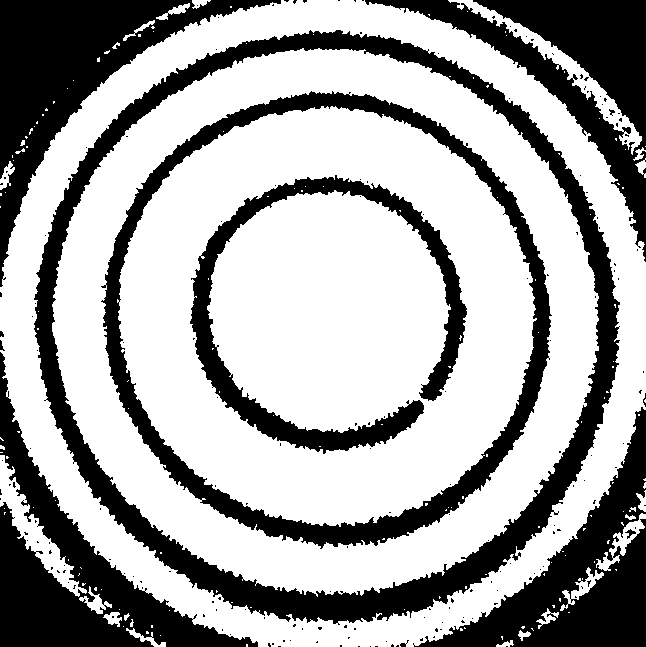
#> input picture picture/test_1.png, 646 x 647 px, found by its file name
$ python skeleton.py
#> lines starting #> are read from the running program, lines starting #| are printed output that depends on the picture; after the words box and inside, x2 and y2 are one past the last pixel; in counts of white or black regions, pixels touching at a corner belong together
import cv2                                        # pass  太慢了
import numpy as np

im = cv2.imread('E:\\Python\\OpenCV_StudyNotes\\picture\\test_1.png', cv2.IMREAD_GRAYSCALE)
#> im: shape (647, 646); 64.6% white; 184 black regions (173 under 20 px), largest, box (x1, y1, x2, y2) and area: (34, 30, 620, 625) 36125, (101, 91, 552, 549) 21964, (0, 0, 281, 287) 20783
thresh, im = cv2.threshold(im, 0, 255, cv2.THRESH_BINARY + cv2.THRESH_OTSU)
#> thresh = 0
cv2.imshow('binary.png', im)  # 控制背景为黑色
dst = im.copy()

num_erode = 0

while (True):
    if np.sum(dst) == 0:
        break
    kernel = cv2.getStructuringElement(cv2.MORPH_CROSS, (3, 3))
    dst = cv2.erode(dst, kernel)
    num_erode = num_erode + 1
#> this loop made 120 passes
#> pass 1, `dst = cv2.erode(dst, kernel)`:
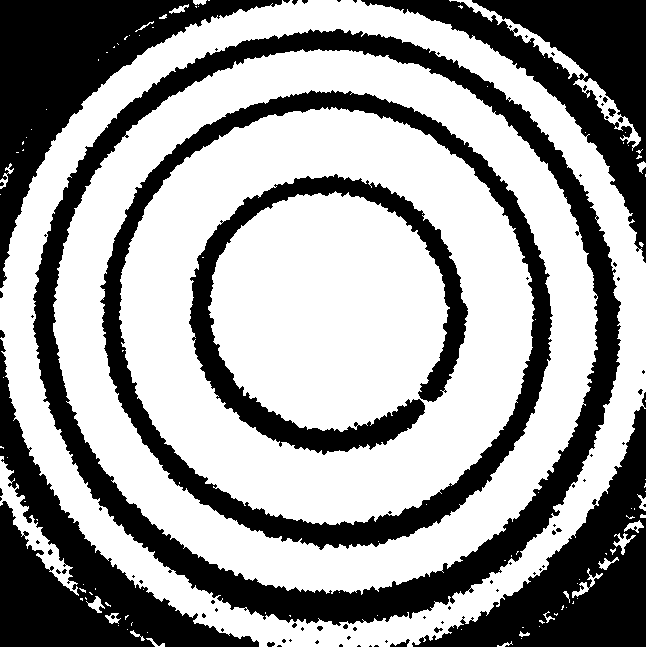
#> dst: shape (647, 646); 60.9% white; 84 black regions (71 under 20 px), largest, box (x1, y1, x2, y2) and area: (33, 29, 621, 626) 40681, (100, 90, 553, 550) 25115, (0, 0, 282, 288) 21705
#> pass 3, `dst = cv2.erode(dst, kernel)`:
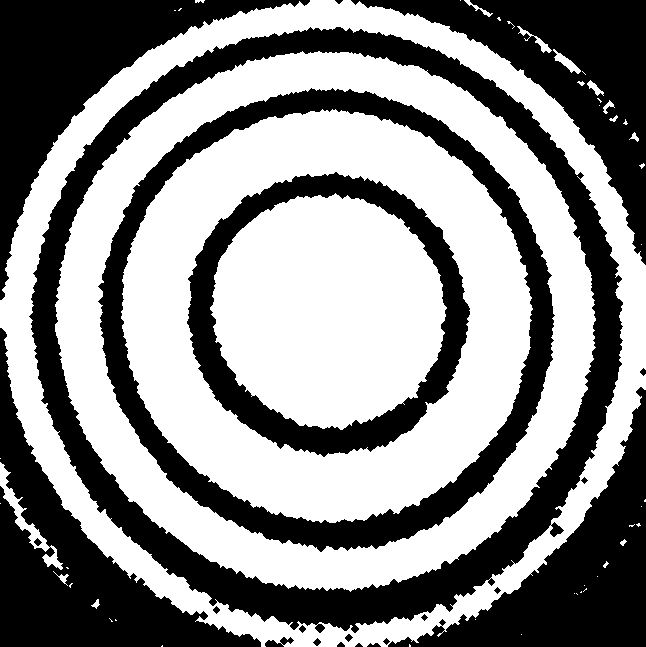
#> dst: shape (647, 646); 54.9% white; 22 black regions, largest, box (x1, y1, x2, y2) and area: (29, 27, 623, 633) 48866, (98, 88, 555, 552) 30595, (0, 328, 261, 647) 23419
#> after the loop: dst: shape (647, 646); every value is 0
#> after the loop, num_erode = 119

skeleton = np.zeros(dst.shape, np.uint8)

for x in range(num_erode):
    kernel = cv2.getStructuringElement(cv2.MORPH_CROSS, (3, 3))
    dst = cv2.erode(im, kernel, None, None, x)
    open_dst = cv2.morphologyEx(dst, cv2.MORPH_OPEN, kernel)
    result = dst - open_dst
    skeleton = skeleton + result
    cv2.waitKey(1000)
#> this loop made 119 passes
#> pass 1, `open_dst = cv2.morphologyEx(dst, cv2.MORPH_OPEN, kernel)`:
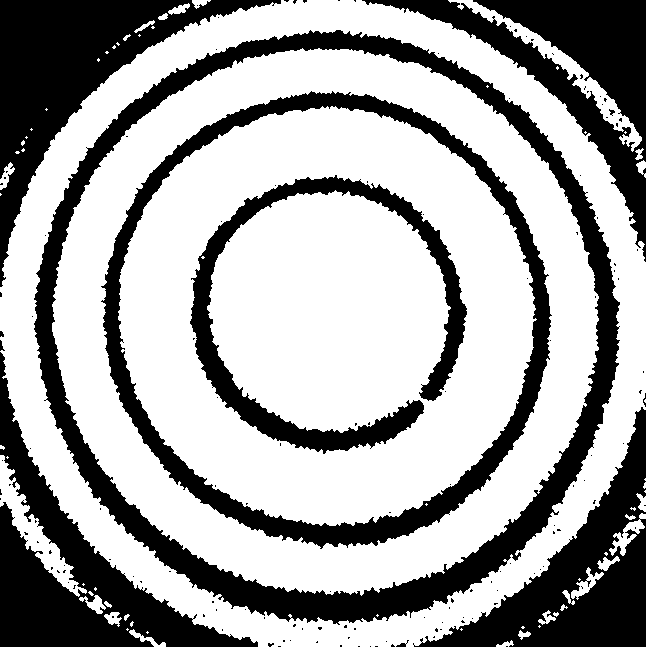
#> open_dst: shape (647, 646); 64.2% white; 145 black regions (135 under 20 px), largest, box (x1, y1, x2, y2) and area: (34, 30, 620, 625) 36616, (101, 91, 552, 549) 22267, (0, 0, 281, 287) 20940
#> pass 1, `result = dst - open_dst`:
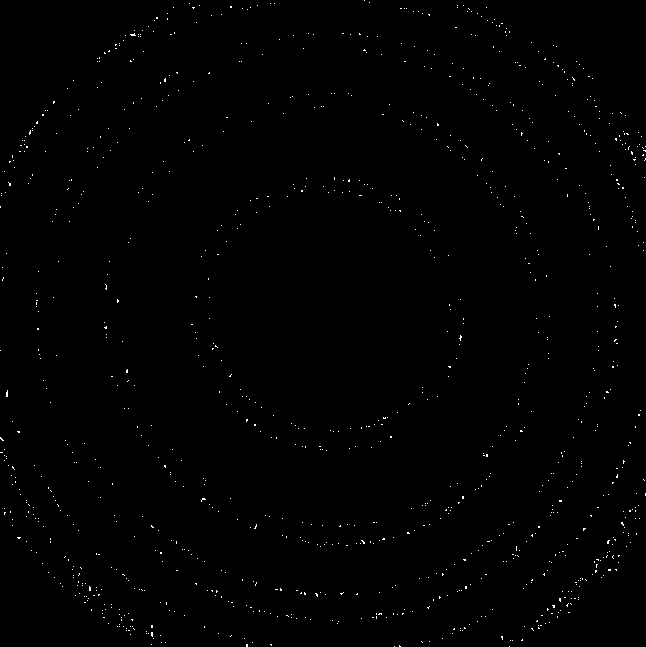
#> result: shape (647, 646); 0.43% white in thin lines or dots
#> pass 2, `result = dst - open_dst`:
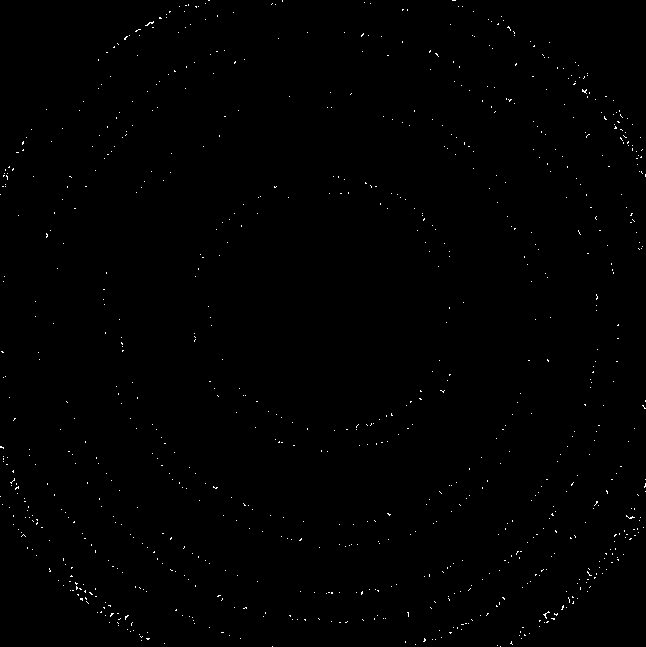
#> result: shape (647, 646); 0.39% white in thin lines or dots
#> after the loop:
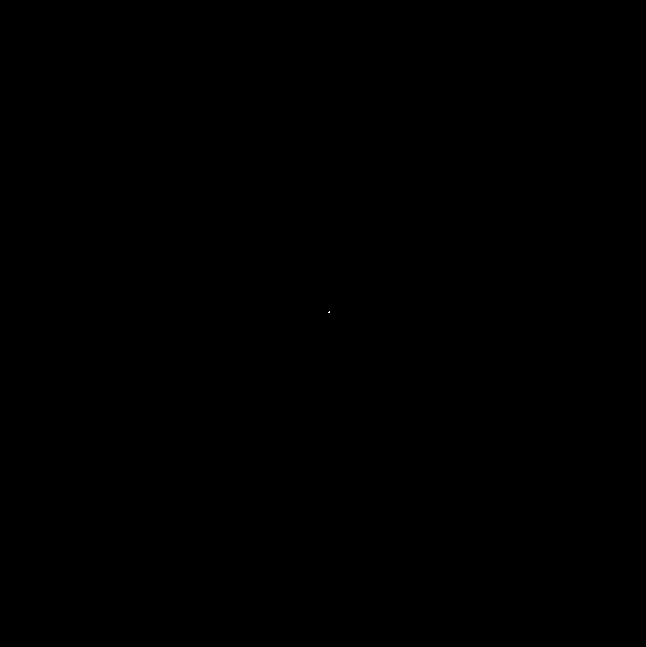
#> dst: shape (647, 646); 0% white in thin lines or dots, all inside (x1, y1, x2, y2) = (328, 311, 330, 313)
#> after the loop:
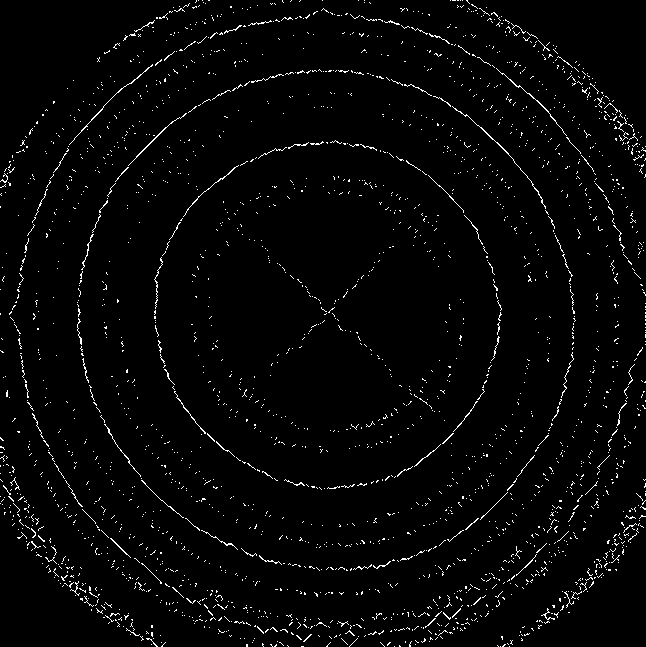
#> skeleton: shape (647, 646); 2.5% white in thin lines or dots

cv2.imshow('result', skeleton)

cv2.waitKey(0)
cv2.destroyAllWindows()

$ run again, with picture/Snipaste_2021-02-07_18-52-42.png copied over picture/test_1.png
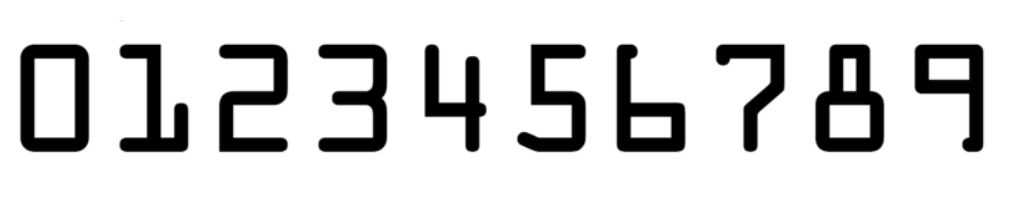
#> input picture picture/Snipaste_2021-02-07_18-52-42.png, 1023 x 198 px, found by its file name
#> `thresh, im = cv2.threshold(im, 0, 255, cv2.THRESH_BINARY + cv2.THRESH_..`:
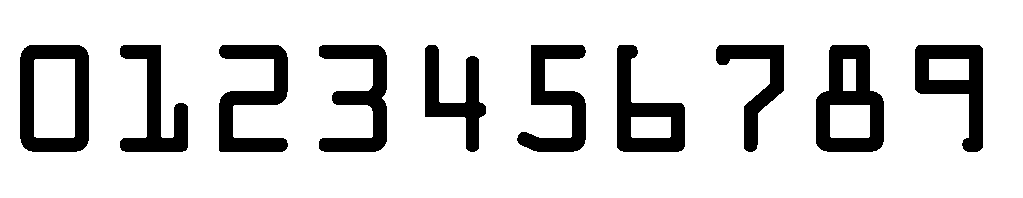
#> im: shape (198, 1023); 83.5% white; 10 black regions, largest, box (x1, y1, x2, y2) and area: (816, 45, 884, 152) 4143, (20, 45, 89, 152) 3977, (219, 45, 288, 152) 3636
#> thresh = 131
#> after the loop `while (True):`: num_erode = 91
#> after the loop `for x in range(num_erode):`:
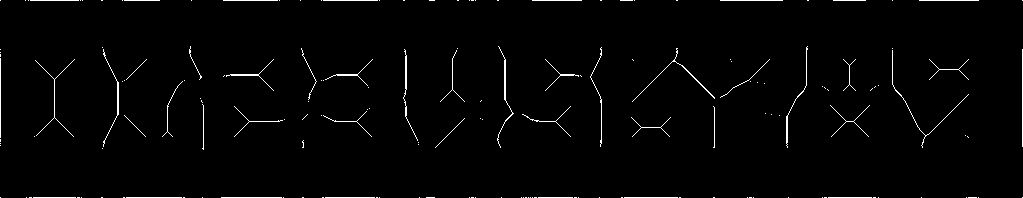
#> skeleton: shape (198, 1023); 1.6% white in thin lines or dots
